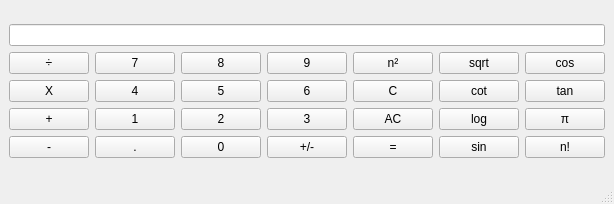
<?xml version="1.0" encoding="UTF-8"?>
<ui version="4.0">
 <class>MainWindow</class>
 <widget class="QMainWindow" name="MainWindow">
  <property name="geometry">
   <rect>
    <x>0</x>
    <y>0</y>
    <width>581</width>
    <height>204</height>
   </rect>
  </property>
  <property name="windowTitle">
   <string>MainWindow</string>
  </property>
  <property name="styleSheet">
   <string notr="true"/>
  </property>
  <widget class="QWidget" name="centralwidget">
   <layout class="QGridLayout" name="gridLayout_2">
    <item row="0" column="0">
     <layout class="QGridLayout" name="gridLayout">
      <item row="4" column="2">
       <widget class="QPushButton" name="btn_0">
        <property name="styleSheet">
         <string notr="true"/>
        </property>
        <property name="text">
         <string>0</string>
        </property>
       </widget>
      </item>
      <item row="3" column="6">
       <widget class="QPushButton" name="btn_pi">
        <property name="text">
         <string>π</string>
        </property>
       </widget>
      </item>
      <item row="0" column="0" colspan="7">
       <widget class="QLineEdit" name="lineEdit">
        <property name="mouseTracking">
         <bool>false</bool>
        </property>
        <property name="styleSheet">
         <string notr="true"/>
        </property>
       </widget>
      </item>
      <item row="1" column="1">
       <widget class="QPushButton" name="btn_7">
        <property name="text">
         <string>7</string>
        </property>
       </widget>
      </item>
      <item row="3" column="2">
       <widget class="QPushButton" name="btn_2">
        <property name="text">
         <string>2</string>
        </property>
       </widget>
      </item>
      <item row="4" column="1">
       <widget class="QPushButton" name="btn_dot">
        <property name="text">
         <string>.</string>
        </property>
       </widget>
      </item>
      <item row="4" column="5">
       <widget class="QPushButton" name="btn_sin">
        <property name="text">
         <string>sin</string>
        </property>
       </widget>
      </item>
      <item row="4" column="4">
       <widget class="QPushButton" name="btn_eq">
        <property name="text">
         <string>=</string>
        </property>
       </widget>
      </item>
      <item row="1" column="5">
       <widget class="QPushButton" name="btn_sqrt">
        <property name="text">
         <string>sqrt</string>
        </property>
       </widget>
      </item>
      <item row="1" column="0">
       <widget class="QPushButton" name="btn_div">
        <property name="text">
         <string>÷</string>
        </property>
       </widget>
      </item>
      <item row="2" column="1">
       <widget class="QPushButton" name="btn_4">
        <property name="text">
         <string>4</string>
        </property>
       </widget>
      </item>
      <item row="4" column="0">
       <widget class="QPushButton" name="btn_sub">
        <property name="text">
         <string>-</string>
        </property>
       </widget>
      </item>
      <item row="3" column="5">
       <widget class="QPushButton" name="btn_log">
        <property name="text">
         <string>log</string>
        </property>
       </widget>
      </item>
      <item row="2" column="5">
       <widget class="QPushButton" name="btn_cot">
        <property name="text">
         <string>cot</string>
        </property>
       </widget>
      </item>
      <item row="3" column="1">
       <widget class="QPushButton" name="btn_1">
        <property name="text">
         <string>1</string>
        </property>
       </widget>
      </item>
      <item row="2" column="6">
       <widget class="QPushButton" name="btn_tan">
        <property name="text">
         <string>tan</string>
        </property>
       </widget>
      </item>
      <item row="4" column="3">
       <widget class="QPushButton" name="btn_abs">
        <property name="text">
         <string>+/-</string>
        </property>
       </widget>
      </item>
      <item row="1" column="3">
       <widget class="QPushButton" name="btn_9">
        <property name="text">
         <string>9</string>
        </property>
       </widget>
      </item>
      <item row="2" column="0">
       <widget class="QPushButton" name="btn_mul">
        <property name="text">
         <string>Χ</string>
        </property>
       </widget>
      </item>
      <item row="2" column="2">
       <widget class="QPushButton" name="btn_5">
        <property name="text">
         <string>5</string>
        </property>
       </widget>
      </item>
      <item row="3" column="0">
       <widget class="QPushButton" name="btn_sum">
        <property name="text">
         <string>+</string>
        </property>
       </widget>
      </item>
      <item row="3" column="3">
       <widget class="QPushButton" name="btn_3">
        <property name="text">
         <string>3</string>
        </property>
       </widget>
      </item>
      <item row="1" column="6">
       <widget class="QPushButton" name="btn_cos">
        <property name="mouseTracking">
         <bool>true</bool>
        </property>
        <property name="text">
         <string>cos</string>
        </property>
       </widget>
      </item>
      <item row="4" column="6">
       <widget class="QPushButton" name="btn_fuc">
        <property name="text">
         <string>n!</string>
        </property>
        <property name="checkable">
         <bool>false</bool>
        </property>
       </widget>
      </item>
      <item row="1" column="2">
       <widget class="QPushButton" name="btn_8">
        <property name="text">
         <string>8</string>
        </property>
       </widget>
      </item>
      <item row="2" column="3">
       <widget class="QPushButton" name="btn_6">
        <property name="text">
         <string>6</string>
        </property>
       </widget>
      </item>
      <item row="3" column="4">
       <widget class="QPushButton" name="btn_ac">
        <property name="text">
         <string>AC</string>
        </property>
       </widget>
      </item>
      <item row="2" column="4">
       <widget class="QPushButton" name="btn_c">
        <property name="text">
         <string>C</string>
        </property>
       </widget>
      </item>
      <item row="1" column="4">
       <widget class="QPushButton" name="btn_pow">
        <property name="text">
         <string>n²</string>
        </property>
       </widget>
      </item>
     </layout>
    </item>
   </layout>
  </widget>
  <widget class="QMenuBar" name="menubar">
   <property name="geometry">
    <rect>
     <x>0</x>
     <y>0</y>
     <width>581</width>
     <height>22</height>
    </rect>
   </property>
  </widget>
  <widget class="QStatusBar" name="statusbar"/>
 </widget>
 <resources/>
 <connections/>
</ui>
